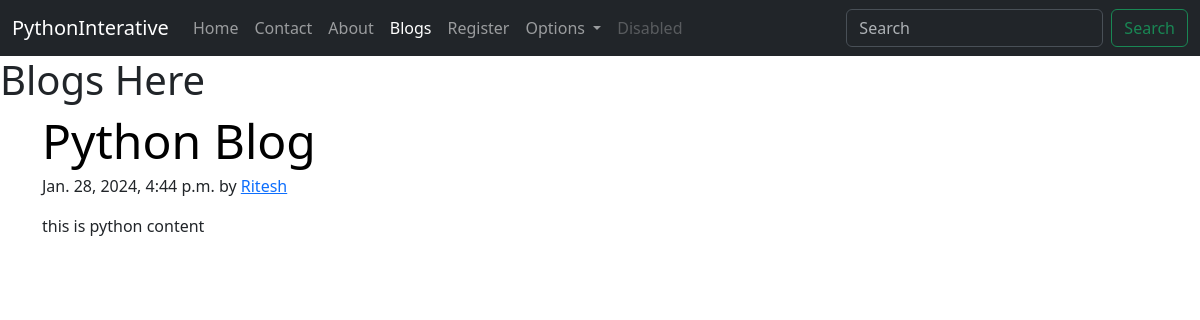
Screenshot of /blog/python-blog with the database file from the repository.
### blogsite/models.py (models this page shows, shortened)
class Post(models.Model):
    sno = models.AutoField(primary_key=True)
    title = models.CharField(max_length=100)
    content =models.TextField()
    author =models.CharField(max_length=15)
    slug =models.CharField(max_length=50)
    timeStamp=models.DateTimeField(auto_now_add=True,blank=True)

### blogsite/views.py (the view)
# urls.py: path('<str:slug>', views.blogpost, name='blogpost'),
def blogpost(request,slug):
    post=Post.objects.filter(slug=slug).first()
    context={'post':post}
    return render(request,"blogsite/blogpost.html",context)

### templates/blogsite/blogpost.html (shortened to what this page needs)
{% extends 'home/base.html' %}
{% block blogactive %} active {% endblock %}
{% block name %}
    Blogs Here
 {% endblock %}
 {% block body %}
 <article class="container">
    <h2 class="display-5 link-body-emphasis mb-1">{{post.title}}</h2>
    <p class="blog-post-meta">{{post.timeStamp}} by <a href="#">{{post.author}}</a></p>
    <p>{{post.content}}</p>
    </article>
 {% endblock %}

### rows the page displays
Post: title "Python Blog", timeStamp "Jan. 28, 2024, 4:44 p.m.", author "Ritesh", content "this is python content"
